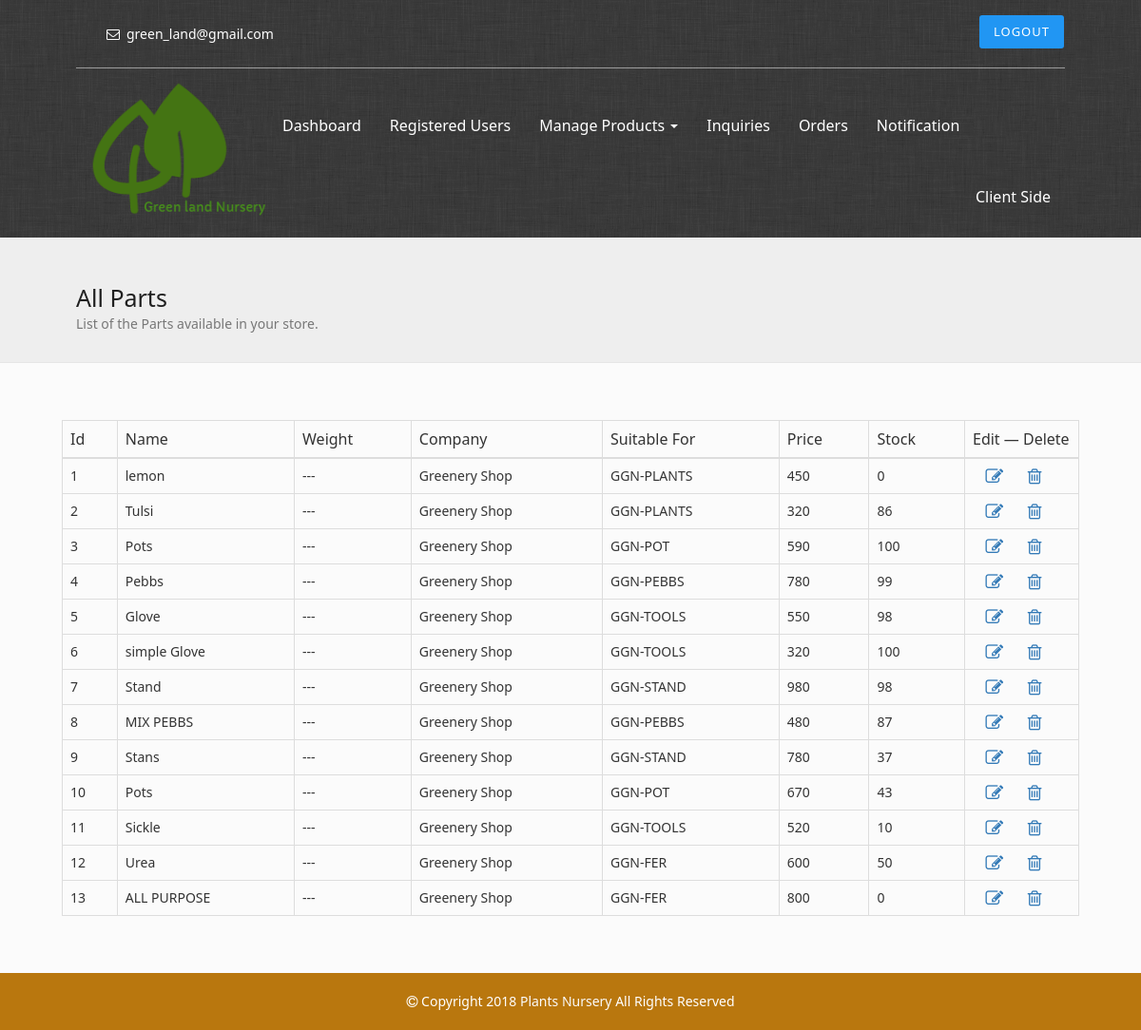
The app's page /admin/all-parts.php (signed in) with its own data.
### tables this page shows
CREATE TABLE IF NOT EXISTS `parts` (
  `id` int(11) NOT NULL AUTO_INCREMENT,
  `name` varchar(255) NOT NULL,
  `image` varchar(50) NOT NULL,
  `size` varchar(50) NOT NULL,
  `price` float NOT NULL,
  `company` varchar(30) NOT NULL,
  `suitable_for` varchar(50) NOT NULL,
  `stock` int(11) NOT NULL,
  PRIMARY KEY (`id`)
);

### admin/all-parts.php (the view, shortened to what this page needs)
<!DOCTYPE html>
<html lang="en">
<head>
	<?php include 'include/head.php'; include 'php/access.php';?>
</head>
<body>
	<?php include 'include/navbar.php'; ?>
	<header class="nav-bg">
	</header>
	<div class="pageheader">
		<div class="container">
			<div class="row">
				<div class="col-xs-12">
					<h2>All Parts</h2>
					<span>List of the Parts available in your store.</span>
				</div>
			</div>
		</div>
	</div>
	<div class="container first-container">
		<div class="row">
			<div class="col-xs-12">
				<table class="table table-bordered table-hover">
					<thead>
						<tr>
							<th>Id</th>
							<th>Name</th>
							<th>Weight</th>
							<th>Company</th>
							<th>Suitable For</th>
							<th>Price</th>
							<th>Stock</th>
							<th width="120px">Edit ― Delete</th>
						</tr>
					</thead>
					<?php
					require 'php/connect.php';
					$str = "SELECT * FROM parts";
					$que = mysqli_query($conn,$str);
					if (mysqli_num_rows($que) > 0) {
						while ($row = mysqli_fetch_array($que))
						{
							echo '
							<tr>
								<td>'.$row['id'].'</td>
								<td>'.$row['name'].'</td>
								<td>'.$row['size'].'</td>
								<td>'.$row['company'].'</td>
								<td>'.$row['suitable_for'].'</td>
								<td>'.$row['price'].'</td>
								<td>'.$row['stock'].'</td>
								<td>
									&nbsp;&nbsp;
									<a href="edit-part.php?id='.$row['id'].'" ><i class="fa fa-edit fa-fw fa-lg"></i></a>
									&nbsp;&nbsp;&nbsp;
									<a href="php/delete-part.php?pid='.$row['id'].'" ><i class="fa fa-trash-o fa-fw fa-lg"></i></a>
								</td>
							</tr>';
						}
					}
					?>
				</table>
			</div>
		</div>
	</div>
	<?php include 'include/footer.php'; ?>
</body>
</html>

### admin/css/main.css (style rules this page uses)
a, button,a:hover, a:active, button:active { outline: none !important; }
.container, .container-fluid { width: 1070px !important; }
.pageheader { background: #eee; padding: 30px 0; margin-bottom: 60px; border-bottom: 1px solid #e5e5e5; }
.pageheader h2 { font-size: 25px; color: #202020; margin-bottom: 3px; }
.pageheader span { color: #777; }
.first-container { padding:0 0 40px 0; min-height: 210px; }
.nav-bg { background-color: #64B5F6; background-image: url(../images/bg.png); min-height: 250px; color: #FFF; }

### records on screen
parts: id "1", name "lemon", size "---", company "Greenery Shop", suitable_for "GGN-PLANTS", price "450", stock "0"
parts: id "2", name "Tulsi", size "---", company "Greenery Shop", suitable_for "GGN-PLANTS", price "320", stock "86"
parts: id "3", name "Pots", size "---", company "Greenery Shop", suitable_for "GGN-POT", price "590", stock "100"
parts: id "4", name "Pebbs", size "---", company "Greenery Shop", suitable_for "GGN-PEBBS", price "780", stock "99"
parts: id "5", name "Glove", size "---", company "Greenery Shop", suitable_for "GGN-TOOLS", price "550", stock "98"
parts: id "6", name "simple Glove", size "---", company "Greenery Shop", suitable_for "GGN-TOOLS", price "320", stock "100"
parts: id "7", name "Stand", size "---", company "Greenery Shop", suitable_for "GGN-STAND", price "980", stock "98"
parts: id "8", name "MIX PEBBS", size "---", company "Greenery Shop", suitable_for "GGN-PEBBS", price "480", stock "87"
parts: id "9", name "Stans", size "---", company "Greenery Shop", suitable_for "GGN-STAND", price "780", stock "37"
parts: id "10", name "Pots", size "---", company "Greenery Shop", suitable_for "GGN-POT", price "670", stock "43"
parts: id "11", name "Sickle", size "---", company "Greenery Shop", suitable_for "GGN-TOOLS", price "520", stock "10"
parts: id "12", name "Urea", size "---", company "Greenery Shop", suitable_for "GGN-FER", price "600", stock "50"
parts: id "13", name "ALL PURPOSE", size "---", company "Greenery Shop", suitable_for "GGN-FER", price "800", stock "0"
